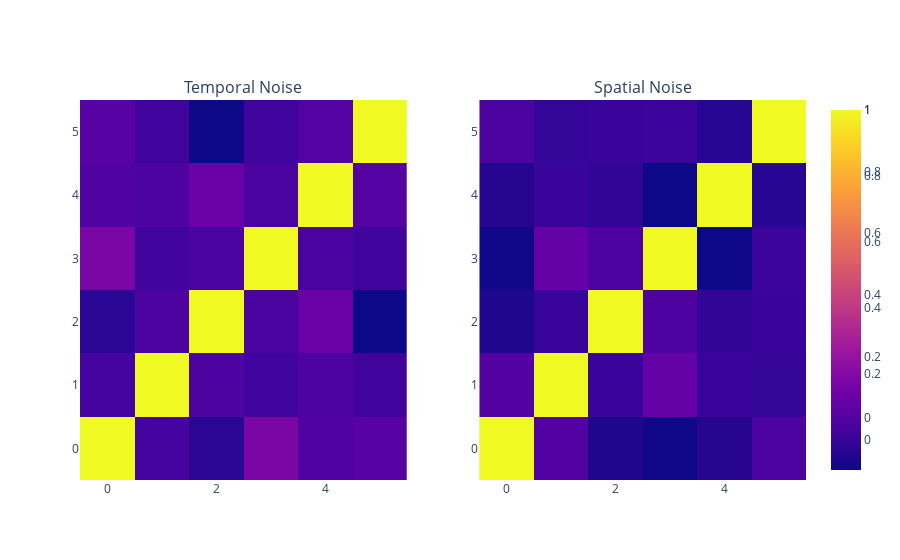

The notebook cell this image was saved under:
### Code cell
#plot the confusion heatmaps for each noise matrix
noise_heatmap = make_subplots(rows = 1, cols = 2, 
                       subplot_titles = ('Temporal Noise', 'Spatial Noise'))

noise_heatmap.add_trace(go.Heatmap(z = np.corrcoef(temporalNoise, rowvar = False)), 
                 row = 1, col = 1)
noise_heatmap.add_trace(go.Heatmap(z = np.corrcoef(spatialNoise)), 
                 row = 1, col = 2)

noise_heatmap.show()

### Figure 1 — Plotly figure (JSON) as saved in the notebook; plotly's stock layout.template omitted (floating-point values rounded to 4 significant figures)
{"data": [{"type": "heatmap", "xaxis": "x", "yaxis": "y", "z": [[1.0, -0.03993, -0.1044, 0.12, -0.007466, 0.01399], [-0.03993, 1.0, -0.0177, -0.0493, -0.01737, -0.05224], [-0.1044, -0.0177, 1.0, -0.02497, 0.06371, -0.1681], [0.12, -0.0493, -0.02497, 1, -0.02213, -0.05297], [-0.007466, -0.01737, 0.06371, -0.02213, 1, 0.006586], [0.01399, -0.05224, -0.1681, -0.05297, 0.006586, 1.0]]}, {"type": "heatmap", "xaxis": "x2", "yaxis": "y2", "z": [[1.0, 0.06245, -0.05678, -0.08561, -0.04034, 0.0476], [0.06245, 1, -0.0007485, 0.1146, 0.0003033, -0.008002], [-0.05678, -0.0007485, 1, 0.05116, -0.01306, 0.002231], [-0.08561, 0.1146, 0.05116, 1.0, -0.09265, 0.007478], [-0.04034, 0.0003033, -0.01306, -0.09265, 1, -0.03855], [0.0476, -0.008002, 0.002231, 0.007478, -0.03855, 1.0]]}], "layout": {"annotations": [{"font": {"size": 16}, "showarrow": false, "text": "Temporal Noise", "x": 0.225, "xanchor": "center", "xref": "paper", "y": 1, "yanchor": "bottom", "yref": "paper"}, {"font": {"size": 16}, "showarrow": false, "text": "Spatial Noise", "x": 0.775, "xanchor": "center", "xref": "paper", "y": 1, "yanchor": "bottom", "yref": "paper"}], "xaxis": {"anchor": "y", "domain": [0, 0.45]}, "xaxis2": {"anchor": "y2", "domain": [0.55, 1]}, "yaxis": {"anchor": "x", "domain": [0, 1]}, "yaxis2": {"anchor": "x2", "domain": [0, 1]}}}
